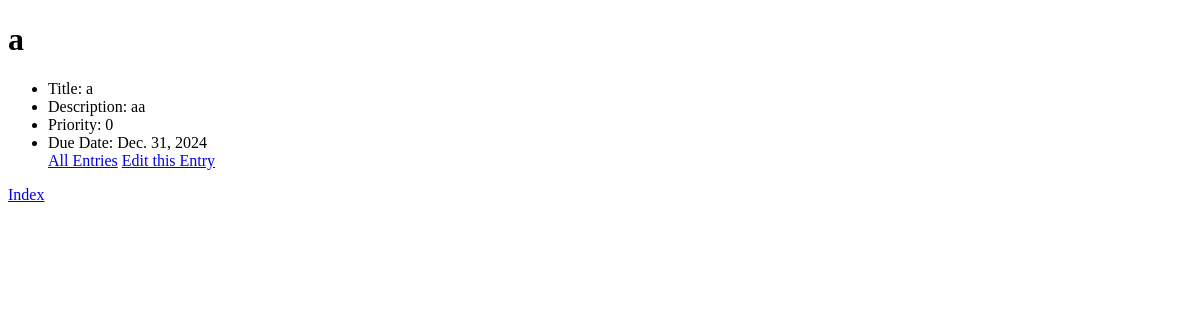
The page /list/1 on the database as committed earlier.
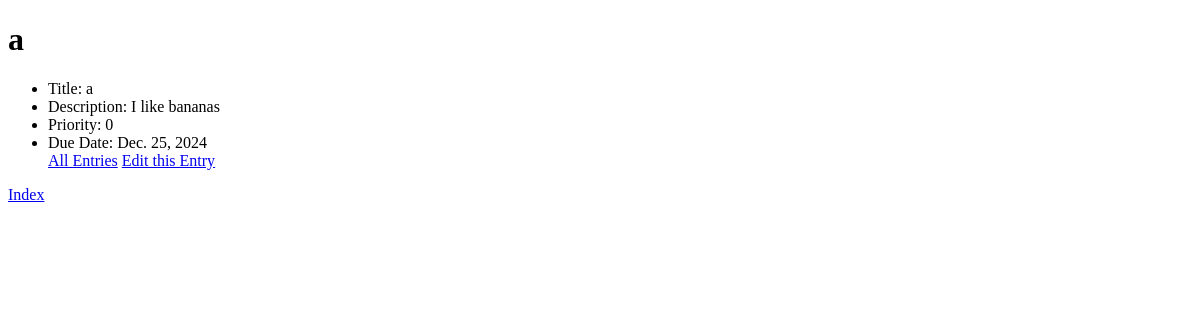
The same page on the database as committed later.
### list/models.py (models this page shows)
class ListModel(models.Model):
    title = models.CharField(max_length=32)
    description = models.TextField()
    priority = models.IntegerField()
    due_date = models.DateField()
    def __str__(self):
        return self.title

### list/views.py (the view)
# urls.py: path('<int:entry_id>', views.entry, name = 'entry')
def entry(request, entry_id):
    return render(request, "list/entry.html", {
        "entry": ListModel.objects.filter(id = entry_id).first()
    })

### list/templates/list/entry.html
{% extends 'list/layout.html' %}
{% block body %}
<h1>{{ entry }}</h1>
{% if entry %}
<ul>
    <li>Title: {{ entry.title }}</li>
    <li>Description: {{ entry.description }}</li>
    <li>Priority: {{ entry.priority }}</li>
    <li>Due Date: {{ entry.due_date }}</li>
    <a href="{% url 'list' %}">All Entries</a>
    <a href="{% url 'edit' entry.id %}">Edit this Entry</a>
</ul>
{% else %}
    <div>Entry does not exist</div>
{% endif %}
{% endblock %}

Rows that differ between the two databases and show on the page:
changed ListModel: description "aa" → "I like bananas"; due_date "Dec. 31, 2024" → "Dec. 25, 2024"
